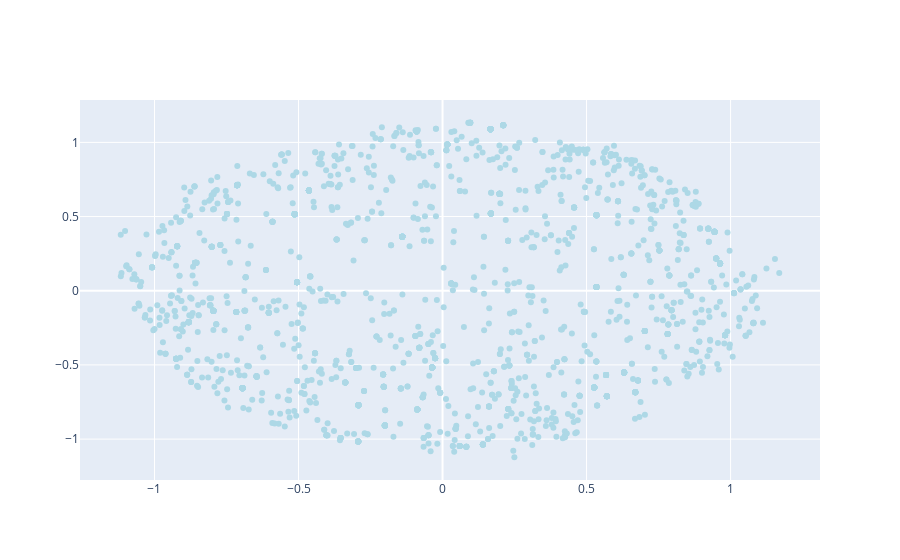

Notebook cell for this chart:
### Code cell
data = [
    go.Scatter(
        x = mds_df.iloc[:2000,0].values,
        y = mds_df.iloc[:2000,1].values,
        text = mds_df.iloc[:2000,2].values,
        hoverinfo = 'text',
        marker = dict(
            color = 'lightblue'
        ),
        mode='markers',
        showlegend = False
    )
]

iplot(data, filename = "add-hover-text")

### Figure 1 — Plotly figure (JSON) as saved in the notebook; plotly's stock layout.template omitted (floating-point values rounded to 4 significant figures; data arrays with more than 128 entries replaced by an {"elided": "..."} marker saying what was removed)
{"data": [{"hoverinfo": "text", "marker": {"color": "lightblue"}, "mode": "markers", "showlegend": false, "text": {"elided": "2000 str values"}, "type": "scatter", "x": {"elided": "2000 float values"}, "y": {"elided": "2000 float values"}}], "layout": {"autosize": true, "xaxis": {"autorange": true, "range": [-1.255, 1.307], "type": "linear"}, "yaxis": {"autorange": true, "range": [-1.308, 1.318], "type": "linear"}}}
